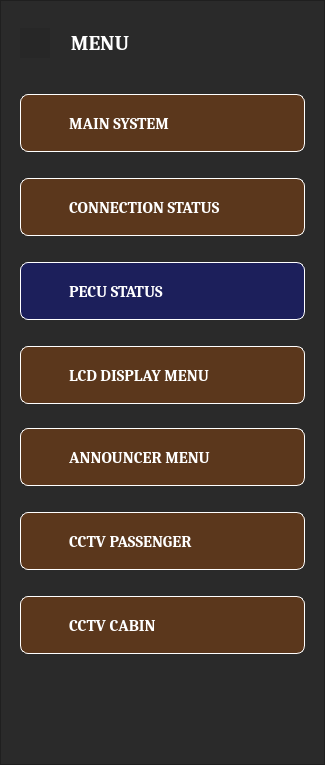
    <widget class="QFrame" name="sidebar_frame">
     <property name="geometry">
      <rect>
       <x>0</x>
       <y>40</y>
       <width>325</width>
       <height>765</height>
      </rect>
     </property>
     <property name="styleSheet">
      <string notr="true">background-color: rgba(39, 39, 39, 229);</string>
     </property>
     <property name="frameShape">
      <enum>QFrame::StyledPanel</enum>
     </property>
     <property name="frameShadow">
      <enum>QFrame::Raised</enum>
     </property>
     <widget class="QLabel" name="menu_logo">
      <property name="geometry">
       <rect>
        <x>20</x>
        <y>28</y>
        <width>30</width>
        <height>30</height>
       </rect>
      </property>
      <property name="text">
       <string/>
      </property>
      <property name="pixmap">
       <pixmap resource="material_qt_design/material_qt_design.qrc">:/material_qt_design/menu.png</pixmap>
      </property>
     </widget>
     <widget class="QLabel" name="menu_label">
      <property name="geometry">
       <rect>
        <x>66</x>
        <y>14</y>
        <width>68</width>
        <height>58</height>
       </rect>
      </property>
      <property name="font">
       <font>
        <family>Cambria</family>
        <pointsize>16</pointsize>
        <weight>75</weight>
        <bold>true</bold>
       </font>
      </property>
      <property name="styleSheet">
       <string notr="true">background-color: rgba(255, 255, 255, 0);
color: rgb(255, 255, 255);</string>
      </property>
      <property name="text">
       <string>MENU</string>
      </property>
      <property name="alignment">
       <set>Qt::AlignCenter</set>
      </property>
     </widget>
     <widget class="QPushButton" name="system_button">
      <property name="geometry">
       <rect>
        <x>20</x>
        <y>94</y>
        <width>285</width>
        <height>58</height>
       </rect>
      </property>
      <property name="font">
       <font>
        <family>Cambria</family>
        <pointsize>12</pointsize>
        <weight>75</weight>
        <bold>true</bold>
       </font>
      </property>
      <property name="styleSheet">
       <string notr="true">QPushButton {
	color: rgb(255, 255, 255);
	background-color: rgb(91, 55, 28);
	border: 1px solid rgb(255, 255, 255);
	border-radius: 8px;
	text-align: left;
	padding-left: 20px;
}

QPushButton:pressed {
	color: rgb(255, 255, 255);
	background-color: rgb(28, 31, 91);
	border: 1px solid rgb(255, 255, 255);
	border-radius: 8px;
	text-align: left;
	padding-left: 20px;
}</string>
      </property>
      <property name="text">
       <string>        MAIN SYSTEM</string>
      </property>
      <property name="icon">
       <iconset resource="material_qt_design/material_qt_design.qrc">
        <normaloff>:/material_qt_design/globe.png</normaloff>:/material_qt_design/globe.png</iconset>
      </property>
      <property name="iconSize">
       <size>
        <width>30</width>
        <height>30</height>
       </size>
      </property>
     </widget>
     <widget class="QPushButton" name="device_stat_button">
      <property name="geometry">
       <rect>
        <x>20</x>
        <y>178</y>
        <width>285</width>
        <height>58</height>
       </rect>
      </property>
      <property name="font">
       <font>
        <family>Cambria</family>
        <pointsize>12</pointsize>
        <weight>75</weight>
        <bold>true</bold>
       </font>
      </property>
      <property name="styleSheet">
       <string notr="true">QPushButton {
	color: rgb(255, 255, 255);
	background-color: rgb(91, 55, 28);
	border: 1px solid rgb(255, 255, 255);
	border-radius: 8px;
	text-align: left;
	padding-left: 20px;
}

QPushButton:pressed {
	color: rgb(255, 255, 255);
	background-color: rgb(28, 31, 91);
	border: 1px solid rgb(255, 255, 255);
	border-radius: 8px;
	text-align: left;
	padding-left: 20px;
}</string>
      </property>
      <property name="text">
       <string>        CONNECTION STATUS</string>
      </property>
      <property name="icon">
       <iconset resource="material_qt_design/material_qt_design.qrc">
        <normaloff>:/material_qt_design/bar-chart-2.png</normaloff>:/material_qt_design/bar-chart-2.png</iconset>
      </property>
      <property name="iconSize">
       <size>
        <width>30</width>
        <height>30</height>
       </size>
      </property>
     </widget>
     <widget class="QPushButton" name="pecu_stat_button">
      <property name="geometry">
       <rect>
        <x>20</x>
        <y>262</y>
        <width>285</width>
        <height>58</height>
       </rect>
      </property>
      <property name="font">
       <font>
        <family>Cambria</family>
        <pointsize>12</pointsize>
        <weight>75</weight>
        <bold>true</bold>
       </font>
      </property>
      <property name="styleSheet">
       <string notr="true">QPushButton:pressed {
	color: rgb(255, 255, 255);
	background-color: rgb(91, 55, 28);
	border: 1px solid rgb(255, 255, 255);
	border-radius: 8px;
	text-align: left;
	padding-left: 20px;
}

QPushButton {
	color: rgb(255, 255, 255);
	background-color: rgb(28, 31, 91);
	border: 1px solid rgb(255, 255, 255);
	border-radius: 8px;
	text-align: left;
	padding-left: 20px;
}</string>
      </property>
      <property name="text">
       <string>        PECU STATUS</string>
      </property>
      <property name="icon">
       <iconset resource="material_qt_design/material_qt_design.qrc">
        <normaloff>:/material_qt_design/phone.png</normaloff>:/material_qt_design/phone.png</iconset>
      </property>
      <property name="iconSize">
       <size>
        <width>30</width>
        <height>30</height>
       </size>
      </property>
     </widget>
     <widget class="QPushButton" name="display_button">
      <property name="geometry">
       <rect>
        <x>20</x>
        <y>346</y>
        <width>285</width>
        <height>58</height>
       </rect>
      </property>
      <property name="font">
       <font>
        <family>Cambria</family>
        <pointsize>12</pointsize>
        <weight>75</weight>
        <bold>true</bold>
       </font>
      </property>
      <property name="styleSheet">
       <string notr="true">QPushButton {
	color: rgb(255, 255, 255);
	background-color: rgb(91, 55, 28);
	border: 1px solid rgb(255, 255, 255);
	border-radius: 8px;
	text-align: left;
	padding-left: 20px;
}

QPushButton:pressed {
	color: rgb(255, 255, 255);
	background-color: rgb(28, 31, 91);
	border: 1px solid rgb(255, 255, 255);
	border-radius: 8px;
	text-align: left;
	padding-left: 20px;
}</string>
      </property>
      <property name="text">
       <string>        LCD DISPLAY MENU</string>
      </property>
      <property name="icon">
       <iconset resource="material_qt_design/material_qt_design.qrc">
        <normaloff>:/material_qt_design/monitor.png</normaloff>:/material_qt_design/monitor.png</iconset>
      </property>
      <property name="iconSize">
       <size>
        <width>30</width>
        <height>30</height>
       </size>
      </property>
     </widget>
     <widget class="QPushButton" name="announcer_button">
      <property name="geometry">
       <rect>
        <x>20</x>
        <y>428</y>
        <width>285</width>
        <height>58</height>
       </rect>
      </property>
      <property name="font">
       <font>
        <family>Cambria</family>
        <pointsize>12</pointsize>
        <weight>75</weight>
        <bold>true</bold>
       </font>
      </property>
      <property name="styleSheet">
       <string notr="true">QPushButton {
	color: rgb(255, 255, 255);
	background-color: rgb(91, 55, 28);
	border: 1px solid rgb(255, 255, 255);
	border-radius: 8px;
	text-align: left;
	padding-left: 20px;
}

QPushButton:pressed {
	color: rgb(255, 255, 255);
	background-color: rgb(28, 31, 91);
	border: 1px solid rgb(255, 255, 255);
	border-radius: 8px;
	text-align: left;
	padding-left: 20px;
}</string>
      </property>
      <property name="text">
       <string>        ANNOUNCER MENU</string>
      </property>
      <property name="icon">
       <iconset resource="material_qt_design/material_qt_design.qrc">
        <normaloff>:/material_qt_design/volume-2.png</normaloff>:/material_qt_design/volume-2.png</iconset>
      </property>
      <property name="iconSize">
       <size>
        <width>30</width>
        <height>30</height>
       </size>
      </property>
     </widget>
     <widget class="QPushButton" name="cctv_passenger_button">
      <property name="geometry">
       <rect>
        <x>20</x>
        <y>512</y>
        <width>285</width>
        <height>58</height>
       </rect>
      </property>
      <property name="font">
       <font>
        <family>Cambria</family>
        <pointsize>12</pointsize>
        <weight>75</weight>
        <bold>true</bold>
       </font>
      </property>
      <property name="styleSheet">
       <string notr="true">QPushButton {
	color: rgb(255, 255, 255);
	background-color: rgb(91, 55, 28);
	border: 1px solid rgb(255, 255, 255);
	border-radius: 8px;
	text-align: left;
	padding-left: 20px;
}

QPushButton:pressed {
	color: rgb(255, 255, 255);
	background-color: rgb(28, 31, 91);
	border: 1px solid rgb(255, 255, 255);
	border-radius: 8px;
	text-align: left;
	padding-left: 20px;
}</string>
      </property>
      <property name="text">
       <string>        CCTV PASSENGER</string>
      </property>
      <property name="icon">
       <iconset resource="material_qt_design/material_qt_design.qrc">
        <normaloff>:/material_qt_design/cctv.png</normaloff>:/material_qt_design/cctv.png</iconset>
      </property>
      <property name="iconSize">
       <size>
        <width>30</width>
        <height>30</height>
       </size>
      </property>
     </widget>
     <widget class="QPushButton" name="cctv_cabin_button">
      <property name="geometry">
       <rect>
        <x>20</x>
        <y>596</y>
        <width>285</width>
        <height>58</height>
       </rect>
      </property>
      <property name="font">
       <font>
        <family>Cambria</family>
        <pointsize>12</pointsize>
        <weight>75</weight>
        <bold>true</bold>
       </font>
      </property>
      <property name="styleSheet">
       <string notr="true">QPushButton {
	color: rgb(255, 255, 255);
	background-color: rgb(91, 55, 28);
	border: 1px solid rgb(255, 255, 255);
	border-radius: 8px;
	text-align: left;
	padding-left: 20px;
}

QPushButton:pressed {
	color: rgb(255, 255, 255);
	background-color: rgb(28, 31, 91);
	border: 1px solid rgb(255, 255, 255);
	border-radius: 8px;
	text-align: left;
	padding-left: 20px;
}</string>
      </property>
      <property name="text">
       <string>        CCTV CABIN</string>
      </property>
      <property name="icon">
       <iconset resource="material_qt_design/material_qt_design.qrc">
        <normaloff>:/material_qt_design/cctv.png</normaloff>:/material_qt_design/cctv.png</iconset>
      </property>
      <property name="iconSize">
       <size>
        <width>30</width>
        <height>30</height>
       </size>
      </property>
     </widget>
    </widget>
